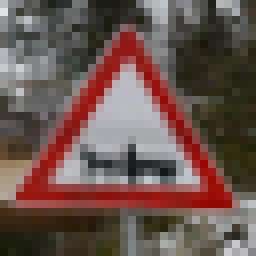
#> input picture Term1_P2_Traffic_Sign_Recognition/test_images/horse_car.png, 32 x 32 px (shown 8 times larger)
$ python -i feature_extractor.py   (imports and definitions only)   (older library calls are emulated)
#> lines starting #> are read from the running program, lines starting #| are printed output that depends on the picture
### Term1_P5_Vehicle_Detection/src/helpers.py
"""
module for helper functions used
"""
import glob

import cv2
import numpy as np
import matplotlib.image as mpimg
from scipy.ndimage.measurements import label

from plot_helper import PlotHelper

class Helpers:
    """helper functions used in the project"""
    # [85 lines left out: functions draw_boxes, load_full_dataset, load_small_dataset, get_heatmap, add_heat, apply_threshold and 1 more, not called in this run]

    @staticmethod
    def convert_color(image, color_space):
        """
        conver the color of the image to the give cspace
        images: should be in RGB color space
        """
        if color_space == 'LAB':
            colored_image = cv2.cvtColor(image, cv2.COLOR_RGB2LAB)
        elif color_space == 'HSV':
            colored_image = cv2.cvtColor(image, cv2.COLOR_RGB2HSV)
        elif color_space == 'HLS':
            colored_image = cv2.cvtColor(image, cv2.COLOR_RGB2HLS)
        elif color_space == 'YUV':
            colored_image = cv2.cvtColor(image, cv2.COLOR_RGB2YUV)
        elif color_space == 'YCrCb':
            colored_image = cv2.cvtColor(image, cv2.COLOR_RGB2YCrCb)
        elif color_space == 'RGB':
            colored_image = np.copy(image)
        else:
            assert False
        return colored_image

    # [35 lines left out: functions load_image_pathes, load_image, load_jpeg, load_png, not called in this run]

### Term1_P5_Vehicle_Detection/src/feature_extractor.py
"""
module for feature extractor
"""
import cv2
import numpy as np

from skimage.feature import hog
from sklearn.preprocessing import StandardScaler

from helpers import Helpers

class FeatureExtractor:
    """
    group of functions on feature extraction
    """
    # [61 lines left out: functions get_color_features_from_pngs, get_hog_features_from_pngs, get_features_from_pngs, not called in this run]

    @staticmethod
    def extract_spatial_features(image, size=(32, 32)):
        """
        resize the img to the given size and flatten the image to a vector
        """
        features = cv2.resize(image, size).ravel()
        return features

    @staticmethod
    def extract_hist_features(image, nbins=32, bins_range=(0, 256)):
        """
        get the color histogram of the input img in all 3 channels
        and concatenate them together to get the final color histogram
        """
        assert image.shape[2] == 3

        channel1_hist = np.histogram(image[:, :, 0], bins=nbins, range=bins_range)
        channel2_hist = np.histogram(image[:, :, 1], bins=nbins, range=bins_range)
        channel3_hist = np.histogram(image[:, :, 2], bins=nbins, range=bins_range)
        hist_features = np.concatenate((channel1_hist[0], channel2_hist[0], channel3_hist[0]))
        return hist_features

    @staticmethod
    def extract_hog_features(image, orient=9, pix_per_cell=8, cell_per_block=2, hog_channel=0):
        """
        extract hog features from given image with given parameters
        hog_channel: 'ALL' will combine hog features from all channels, with 0, 1, 2, it only uses single channel
        """
        # if all channels are selected, get hog features for each channel and combine them
        if hog_channel == 'ALL':
            hog_features = []
            num_channels = image.shape[2]
            for channel_idx in range(num_channels):
                channel = image[:, :, channel_idx]
                channel_features = FeatureExtractor.get_hog_features(channel, orient, pix_per_cell, cell_per_block, vis=False, feature_vec=True)
                hog_features.append(channel_features)
            hog_features = np.ravel(hog_features)
        # if only one channel is seleted, get hog features only for that channel
        else:
            channel = image[:, :, hog_channel]
            hog_features = FeatureExtractor.get_hog_features(channel, orient, pix_per_cell, cell_per_block, vis=False, feature_vec=True)
        return hog_features

    @staticmethod
    def get_hog_features(image, orient, pixel_per_cell, cell_per_block, vis=False, feature_vec=True):
        """
        get hog features from the img
        img: has to be a single color channel image or grayscaled image
        """
        if vis:
            features, hog_image = hog(
                image,
                orientations=orient,
                pixels_per_cell=(pixel_per_cell, pixel_per_cell),
                cells_per_block=(cell_per_block, cell_per_block),
                transform_sqrt=True,
                visualise=vis,
                feature_vector=feature_vec)
            return features, hog_image
        else:
            features = hog(
                image,
                orientations=orient,
                pixels_per_cell=(pixel_per_cell, pixel_per_cell),
                cells_per_block=(cell_per_block, cell_per_block),
                transform_sqrt=True,
                visualise=vis,
                feature_vector=feature_vec)
            return features

    # [11 lines left out: function normalize_features, not called in this run]

    @staticmethod
    def extract_features(
            image, color_space='RGB', spatial_size=(32, 32), hist_bins=32,
            orient=9, pix_per_cell=8, cell_per_block=2, hog_channel=0,
            use_spatial_features=True, use_hist_features=True, use_hog_features=True):
        """
        extract spatial, hist and hog features from given img with given parameters
        """
        #1) define an empty list to store image features
        image_features = []

        #2) apply color convertion if the color space is not RGB
        feature_image = Helpers.convert_color(image, color_space=color_space)

        #3) compute spatial features if flag is set
        if use_spatial_features:
            spatial_color_feature = FeatureExtractor.extract_spatial_features(feature_image, size=spatial_size)
            image_features.append(spatial_color_feature)

        #4) compute histogram features if flag is set
        if use_hist_features:
            color_hist_feature = FeatureExtractor.extract_hist_features(feature_image, nbins=hist_bins)
            image_features.append(color_hist_feature)

        #5) compute HOG features if flag is set
        if use_hog_features:
            hog_feature = FeatureExtractor.extract_hog_features(
                image=feature_image,
                orient=orient,
                pix_per_cell=pix_per_cell,
                cell_per_block=cell_per_block,
                hog_channel=hog_channel)
            image_features.append(hog_feature)

        #6) return concatenated array of features
        return np.concatenate(image_features)

>>> import cv2
>>> picture = cv2.imread('../../Term1_P2_Traffic_Sign_Recognition/test_images/horse_car.png')
#> picture is the input picture: shape (32, 32, 3); mean B, G, R 78.3, 84.6, 106.7
>>> result = FeatureExtractor().extract_features(picture)
#> in extract_spatial_features, `features = cv2.resize(image, size).ravel()`: features = 3072 values, max 230 at index 96, min 0 at index 1995, mean 89.87
#> in extract_features, `spatial_color_feature = FeatureExtractor.extract_spatial_features(feat..`: spatial_color_feature has the same summary as features in extract_spatial_features
#> in extract_hist_features, `hist_features = np.concatenate((channel1_hist[0], channel2_hist[0], ch..`: hist_features = 96 values, max 129 at index 2, min 0 at index 27, mean 32
#> in extract_features, `color_hist_feature = FeatureExtractor.extract_hist_features(feature_im..`: color_hist_feature has the same summary as hist_features in extract_hist_features
#> in extract_hog_features, `channel = image[:, :, hog_channel]`:
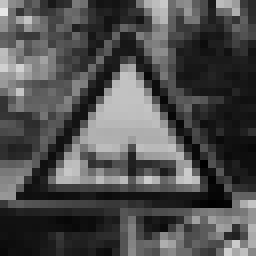
#> channel: shape (32, 32) (shown 8 times larger); min 0, max 230, mean 78.3
#> in get_hog_features, `features = hog( image, orientations=orient, pixels_per_cell=(pixel_per..`: features = 324 values, max 0.347 at index 11, min 0.000606 at index 155, mean 0.128
#> in extract_hog_features, `hog_features = FeatureExtractor.get_hog_features(channel, orient, pix_..`: hog_features has the same summary as features in get_hog_features
#> in extract_features, `hog_feature = FeatureExtractor.extract_hog_features( image=feature_ima..`: hog_feature has the same summary as features in get_hog_features
#> result = 3492 values, max 230 at index 96, min 0 at index 1995, mean 79.95

$ run again, on Term1_P2_Traffic_Sign_Recognition/test_images/no_entry.png
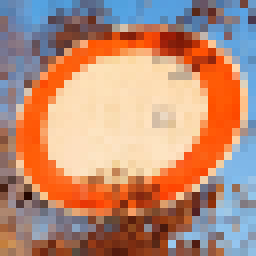
#> input picture Term1_P2_Traffic_Sign_Recognition/test_images/no_entry.png, 32 x 32 px (shown 8 times larger)
#> picture is the input picture: shape (32, 32, 3); mean B, G, R 119.5, 140.7, 185.8
#> in extract_spatial_features, `features = cv2.resize(image, size).ravel()`: features = 3072 values, max 255 at index 515, min 0 at index 513, mean 148.7
#> spatial_color_feature has the same summary as features in extract_spatial_features
#> hist_features = 96 values, max 411 at index 95, min 0 at index 31, mean 32
#> color_hist_feature has the same summary as hist_features in extract_hist_features
#> in extract_hog_features, `channel = image[:, :, hog_channel]`:
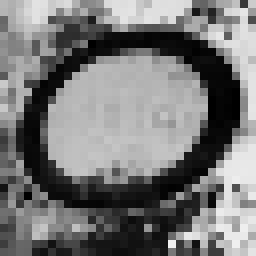
#> channel: shape (32, 32) (shown 8 times larger); min 0, max 240, mean 119.5
#> in get_hog_features, `features = hog( image, orientations=orient, pixels_per_cell=(pixel_per..`: features = 324 values, max 0.337 at index 146, min 0 at index 24, mean 0.124
#> hog_features has the same summary as features in get_hog_features
#> hog_feature has the same summary as features in get_hog_features
#> result = 3492 values, max 411 at index 3167, min 0 at index 513, mean 131.7
